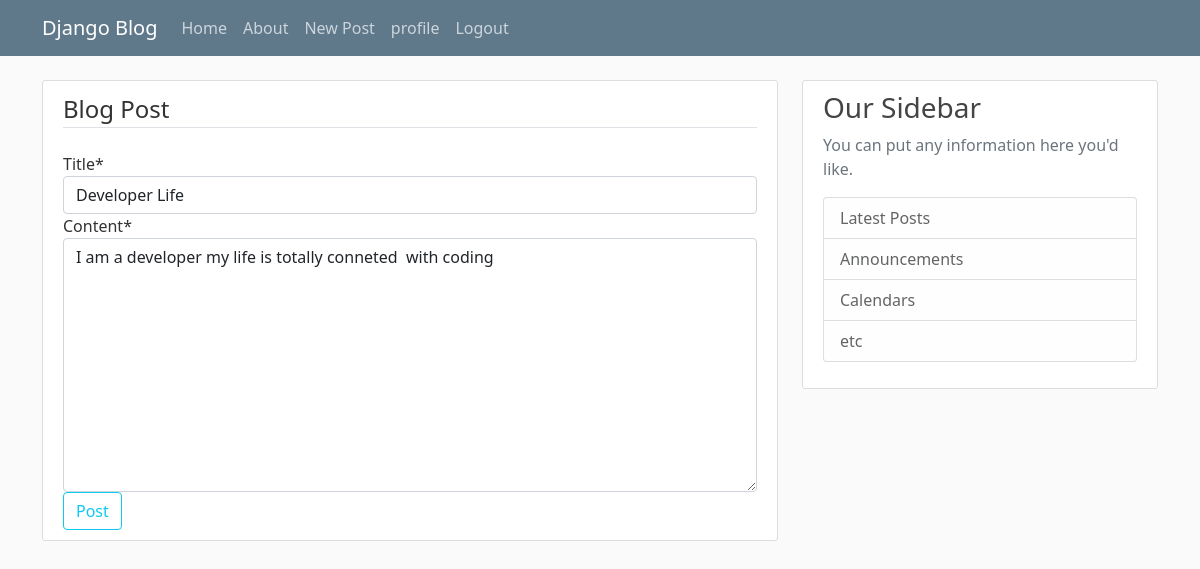
The app's page /post/39/update/ (signed in) with its own data.
### janu/models.py (models this page shows, shortened)
class Post (models.Model):
    title = models.CharField(max_length=100)
    content = models.TextField()
    date_posted = models.DateTimeField(default=timezone.now)
    author = models.ForeignKey(User,on_delete = models.CASCADE)

### janu/views.py (the view, shortened to what this page needs)
# urls.py: path('post/<int:pk>/update/',PostUpdateView.as_view(),name ='post-update'),
class PostUpdateView(LoginRequiredMixin,UserPassesTestMixin,UpdateView):
     model = Post
     fields=['title','content']
     def test_func(self):
          post = self.get_object()
          if self.request.user == post.author:
               return  True
          return   False

### janu/templates/janu/post_form.html (shortened to what this page needs)
{% extends "janu/base.html" %}
{% load crispy_forms_tags %}
{% block content %}
 <div class="content-section">
   <form method="POST">
     <fieldset class="form-group">
      <legend class="border-bottom mb-4">Blog Post</legend>
      {{ form|crispy }}
     </fieldset>
    <div class="form-group">
      <button class="btn btn-outline-info" type="submit">Post</button>
    </div>
  </form>
 </div>
{% endblock content %}

### janu/static/janu/main.css (style rules this page uses)
body { background: #fafafa; color: #333333; margin-top: 5rem; }
.content-section { background: #ffffff; padding: 10px 20px; border: 1px solid #dddddd; border-radius: 3px; margin-bottom: 20px; }

### records on screen
Post: title "Developer Life", content "I am a developer my life is totally conneted with coding"
